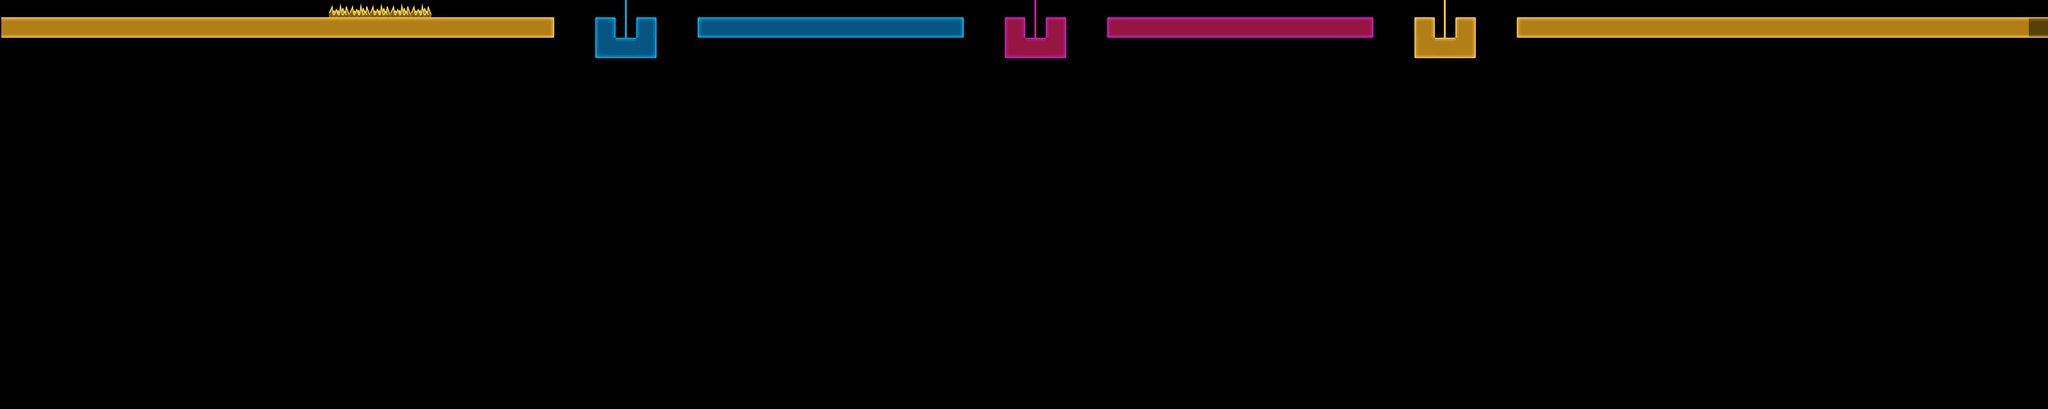

A level layout from a 2D game, rendered from its tile map. Below: a short description, then the map file with tile-grid data replaced by summaries:
An orthogonal 100x20 tile map with 128x128 px tiles, 1 tile layer (Tile Layer 1).

<map version="1.0" orientation="orthogonal" renderorder="right-down" width="100" height="20" tilewidth="128" tileheight="128" nextobjectid="1">
 <properties>
  <property name="end_height" value="7" />
  <property name="height" value="20" />
  <property name="start_height" value="7" />
  <property name="starting_x" value="1" />
  <property name="width" value="100" />
 </properties>
 <tileset firstgid="1" name="neon_tileset" tilewidth="128" tileheight="128" tilecount="225" columns="15">
  <image source="../Viz/ld38_spritesheet.png" width="1920" height="1920" />
  <tile id="0">
   <properties>
    <property name="type" value="oj_nw" />
   </properties>
  </tile>
  <tile id="1">
   <properties>
    <property name="type" value="oj_n" />
   </properties>
  </tile>
  <tile id="2">
   <properties>
    <property name="type" value="oj_ne" />
   </properties>
  </tile>
  <tile id="3">
   <properties>
    <property name="type" value="m_nw" />
   </properties>
  </tile>
  <tile id="4">
   <properties>
    <property name="type" value="m_n" />
   </properties>
  </tile>
  <tile id="5">
   <properties>
    <property name="type" value="m_ne" />
   </properties>
  </tile>
  <tile id="6">
   <properties>
    <property name="type" value="b_nw" />
   </properties>
  </tile>
  <tile id="7">
   <properties>
    <property name="type" value="b_n" />
   </properties>
  </tile>
  <tile id="8">
   <properties>
    <property name="type" value="b_ne" />
   </properties>
  </tile>
  <tile id="15">
   <properties>
    <property name="type" value="oj_w" />
   </properties>
  </tile>
  <tile id="16">
   <properties>
    <property name="type" value="oj_c" />
   </properties>
  </tile>
  <tile id="17">
   <properties>
    <property name="type" value="oj_e" />
   </properties>
  </tile>
  <tile id="18">
   <properties>
    <property name="type" value="m_w" />
   </properties>
  </tile>
  <tile id="19">
   <properties>
    <property name="type" value="m_c" />
   </properties>
  </tile>
  <tile id="20">
   <properties>
    <property name="type" value="m_e" />
   </properties>
  </tile>
  <tile id="21">
   <properties>
    <property name="type" value="b_w" />
   </properties>
  </tile>
  <tile id="22">
   <properties>
    <property name="type" value="b_c" />
   </properties>
  </tile>
  <tile id="23">
   <properties>
    <property name="type" value="b_e" />
   </properties>
  </tile>
  <tile id="30">
   <properties>
    <property name="type" value="oj_sw" />
   </properties>
  </tile>
  <tile id="31">
   <properties>
    <property name="type" value="oj_s" />
   </properties>
  </tile>
  <tile id="32">
   <properties>
    <property name="type" value="oj_se" />
   </properties>
  </tile>
  <tile id="33">
   <properties>
    <property name="type" value="m_sw" />
   </properties>
  </tile>
  <tile id="34">
   <properties>
    <property name="type" value="m_s" />
   </properties>
  </tile>
  <tile id="35">
   <properties>
    <property name="type" value="m_se" />
   </properties>
  </tile>
  <tile id="36">
   <properties>
    <property name="type" value="b_sw" />
   </properties>
  </tile>
  <tile id="37">
   <properties>
    <property name="type" value="b_s" />
   </properties>
  </tile>
  <tile id="38">
   <properties>
    <property name="type" value="b_se" />
   </properties>
  </tile>
  <tile id="45">
   <properties>
    <property name="type" value="oj_hw" />
   </properties>
  </tile>
  <tile id="46">
   <properties>
    <property name="type" value="oj_hc" />
   </properties>
  </tile>
  <tile id="47">
   <properties>
    <property name="type" value="oj_he" />
   </properties>
  </tile>
  <tile id="48">
   <properties>
    <property name="type" value="m_hw" />
   </properties>
  </tile>
  <tile id="49">
   <properties>
    <property name="type" value="m_hc" />
   </properties>
  </tile>
  <tile id="50">
   <properties>
    <property name="type" value="m_he" />
   </properties>
  </tile>
  <tile id="51">
   <properties>
    <property name="type" value="b_hw" />
   </properties>
  </tile>
  <tile id="52">
   <properties>
    <property name="type" value="b_hc" />
   </properties>
  </tile>
  <tile id="53">
   <properties>
    <property name="type" value="b_he" />
   </properties>
  </tile>
  <tile id="60">
   <properties>
    <property name="type" value="oj_vn" />
   </properties>
  </tile>
  <tile id="61">
   <properties>
    <property name="type" value="oj_u" />
   </properties>
  </tile>
  <tile id="63">
   <properties>
    <property name="type" value="m_vn" />
   </properties>
  </tile>
  <tile id="64">
   <properties>
    <property name="type" value="m_u" />
   </properties>
  </tile>
  <tile id="66">
   <properties>
    <property name="type" value="b_vn" />
   </properties>
  </tile>
  <tile id="67">
   <properties>
    <property name="type" value="b_u" />
   </properties>
  </tile>
  <tile id="75">
   <properties>
    <property name="type" value="oj_vc" />
   </properties>
  </tile>
  <tile id="76">
   <properties>
    <property name="type" value="oj_spike" />
   </properties>
  </tile>
  <tile id="78">
   <properties>
    <property name="type" value="m_vc" />
   </properties>
  </tile>
  <tile id="79">
   <properties>
    <property name="type" value="m_spike" />
   </properties>
  </tile>
  <tile id="81">
   <properties>
    <property name="type" value="b_vc" />
   </properties>
  </tile>
  <tile id="82">
   <properties>
    <property name="type" value="b_spike" />
   </properties>
  </tile>
  <tile id="90">
   <properties>
    <property name="type" value="oj_vs" />
   </properties>
  </tile>
  <tile id="91">
   <properties>
    <property name="type" value="oj_laser" />
   </properties>
  </tile>
  <tile id="93">
   <properties>
    <property name="type" value="m_vs" />
   </properties>
  </tile>
  <tile id="94">
   <properties>
    <property name="type" value="m_laser" />
   </properties>
  </tile>
  <tile id="96">
   <properties>
    <property name="type" value="b_vs" />
   </properties>
  </tile>
  <tile id="97">
   <properties>
    <property name="type" value="b_laser" />
   </properties>
  </tile>
 </tileset>
 <layer name="Tile Layer 1" width="100" height="20" offsetx="8" offsety="-1940">
  <data>[2000 cells, 129 non-empty, 22 distinct tile ids]</data>
 </layer>
</map>
